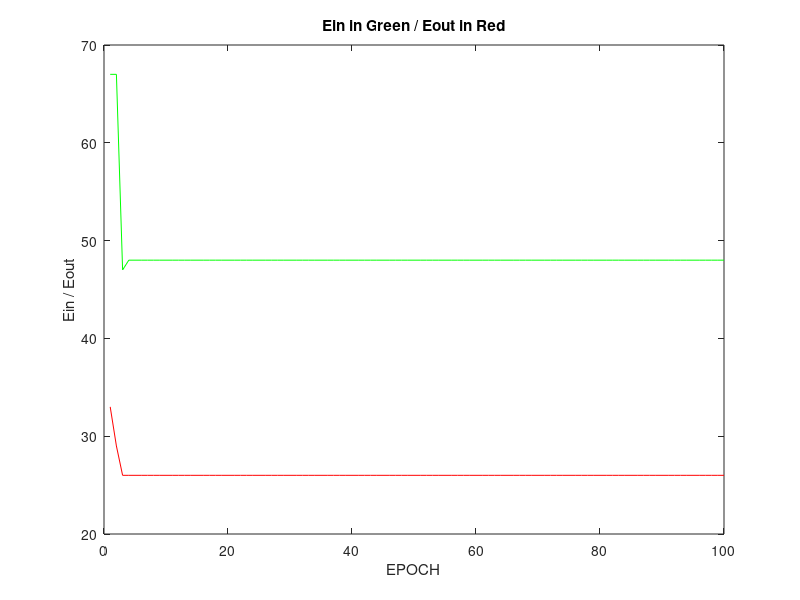

Write MATLAB code to recreate this figure.
clear all;
close all;

format long;
[v1,v2,v3,v4,class]=textread("merge.txt","%f,%f,%f,%f,%f");

for k= 1:1:4
	w(k)=rand*1000;
endfor
for k= 1:1:100
	ein(k)=0;
	eout(k)=0;
endfor

k=1;
perc=70;
perc=perc*150/100;init=100000;
while(k<=100)
i=1;
while(i<=perc)
	P=[v1(i),v2(i),v3(i),v4(i)];
	result=w*P';

	if((class(i)==-1 && result>0)||(class(i)==1 && result<0))
		ein(k)++;
	endif
	i=i+1;
endwhile
%
if(ein(k)<=init)
	init=ein(k);
	ein(k)=init;
	l=1;
	while(l<=perc)
		P=[v1(l),v2(l),v3(l),v4(l)];
		result=w*P';
		if(class(l)==1 && result<0)
			w=w+P;
		endif
		if(class(l)==-1 && result>0)
			w=w-P;
		endif
		l++;
	endwhile
endif
%
i=perc;
while(i<150)
	i=i+1;
	points=[v1(i),v2(i),v3(i),v4(i)];
	final=w*points';
	if((class(i)==1 && final<0)||(class(i)==-1 && final>0))
		eout(k)++;
	endif
endwhile
k++;
endwhile
plot(ein,"g")
hold on
plot(eout,"r")
hold off
title("Ein in Green / Eout in Red");
xlabel("EPOCH");
ylabel("Ein / Eout");
print -djpg image15.jpg;
i=1;
while(i<=100)
temp(i)=i;
i++;
endwhile
save -text report15 temp
save -append -text report15 ein
save -append -text report15 eout
